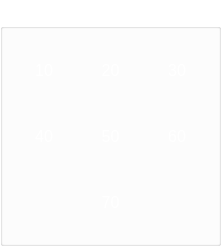
      <widget class="QGroupBox" name="groupBox_3">
       <property name="geometry">
        <rect>
         <x>10</x>
         <y>100</y>
         <width>221</width>
         <height>191</height>
        </rect>
       </property>
       <property name="palette">
        <palette>
         <active>
          <colorrole role="WindowText">
           <brush brushstyle="SolidPattern">
            <color alpha="255">
             <red>255</red>
             <green>255</green>
             <blue>255</blue>
            </color>
           </brush>
          </colorrole>
          <colorrole role="Button">
           <brush brushstyle="SolidPattern">
            <color alpha="0">
             <red>255</red>
             <green>255</green>
             <blue>255</blue>
            </color>
           </brush>
          </colorrole>
          <colorrole role="Base">
           <brush brushstyle="SolidPattern">
            <color alpha="0">
             <red>255</red>
             <green>255</green>
             <blue>255</blue>
            </color>
           </brush>
          </colorrole>
          <colorrole role="Window">
           <brush brushstyle="SolidPattern">
            <color alpha="0">
             <red>255</red>
             <green>255</green>
             <blue>255</blue>
            </color>
           </brush>
          </colorrole>
         </active>
         <inactive>
          <colorrole role="WindowText">
           <brush brushstyle="SolidPattern">
            <color alpha="255">
             <red>255</red>
             <green>255</green>
             <blue>255</blue>
            </color>
           </brush>
          </colorrole>
          <colorrole role="Button">
           <brush brushstyle="SolidPattern">
            <color alpha="0">
             <red>255</red>
             <green>255</green>
             <blue>255</blue>
            </color>
           </brush>
          </colorrole>
          <colorrole role="Base">
           <brush brushstyle="SolidPattern">
            <color alpha="0">
             <red>255</red>
             <green>255</green>
             <blue>255</blue>
            </color>
           </brush>
          </colorrole>
          <colorrole role="Window">
           <brush brushstyle="SolidPattern">
            <color alpha="0">
             <red>255</red>
             <green>255</green>
             <blue>255</blue>
            </color>
           </brush>
          </colorrole>
         </inactive>
         <disabled>
          <colorrole role="WindowText">
           <brush brushstyle="SolidPattern">
            <color alpha="255">
             <red>120</red>
             <green>120</green>
             <blue>120</blue>
            </color>
           </brush>
          </colorrole>
          <colorrole role="Button">
           <brush brushstyle="SolidPattern">
            <color alpha="0">
             <red>255</red>
             <green>255</green>
             <blue>255</blue>
            </color>
           </brush>
          </colorrole>
          <colorrole role="Base">
           <brush brushstyle="SolidPattern">
            <color alpha="0">
             <red>255</red>
             <green>255</green>
             <blue>255</blue>
            </color>
           </brush>
          </colorrole>
          <colorrole role="Window">
           <brush brushstyle="SolidPattern">
            <color alpha="0">
             <red>255</red>
             <green>255</green>
             <blue>255</blue>
            </color>
           </brush>
          </colorrole>
         </disabled>
        </palette>
       </property>
       <property name="font">
        <font>
         <pointsize>14</pointsize>
        </font>
       </property>
       <property name="title">
        <string>Unghiuri zenit</string>
       </property>
       <property name="alignment">
        <set>Qt::AlignCenter</set>
       </property>
       <layout class="QVBoxLayout" name="verticalLayout_5">
        <item>
         <layout class="QGridLayout" name="gridLayout_2">
          <item row="1" column="1">
           <widget class="QPushButton" name="pushButton_5">
            <property name="minimumSize">
             <size>
              <width>0</width>
              <height>60</height>
             </size>
            </property>
            <property name="palette">
             <palette>
              <active>
               <colorrole role="ButtonText">
                <brush brushstyle="SolidPattern">
                 <color alpha="255">
                  <red>255</red>
                  <green>255</green>
                  <blue>255</blue>
                 </color>
                </brush>
               </colorrole>
              </active>
              <inactive>
               <colorrole role="ButtonText">
                <brush brushstyle="SolidPattern">
                 <color alpha="255">
                  <red>255</red>
                  <green>255</green>
                  <blue>255</blue>
                 </color>
                </brush>
               </colorrole>
              </inactive>
              <disabled>
               <colorrole role="ButtonText">
                <brush brushstyle="SolidPattern">
                 <color alpha="255">
                  <red>120</red>
                  <green>120</green>
                  <blue>120</blue>
                 </color>
                </brush>
               </colorrole>
              </disabled>
             </palette>
            </property>
            <property name="font">
             <font>
              <pointsize>12</pointsize>
             </font>
            </property>
            <property name="styleSheet">
             <string notr="true">#pushButton_5{
background-color: url transparent;
border-image: url(:un3.png);
background: none;
border:  none;
background-repeat: none;
}
#pushButton_5:hover
{
border-image: url(:un1.png);
}
#pushButton_5:pressed
{
border-image: url(:un2.png);
}</string>
            </property>
            <property name="text">
             <string>50</string>
            </property>
           </widget>
          </item>
          <item row="1" column="3">
           <widget class="QPushButton" name="pushButton_6">
            <property name="minimumSize">
             <size>
              <width>0</width>
              <height>60</height>
             </size>
            </property>
            <property name="palette">
             <palette>
              <active>
               <colorrole role="ButtonText">
                <brush brushstyle="SolidPattern">
                 <color alpha="255">
                  <red>255</red>
                  <green>255</green>
                  <blue>255</blue>
                 </color>
                </brush>
               </colorrole>
              </active>
              <inactive>
               <colorrole role="ButtonText">
                <brush brushstyle="SolidPattern">
                 <color alpha="255">
                  <red>255</red>
                  <green>255</green>
                  <blue>255</blue>
                 </color>
                </brush>
               </colorrole>
              </inactive>
              <disabled>
               <colorrole role="ButtonText">
                <brush brushstyle="SolidPattern">
                 <color alpha="255">
                  <red>120</red>
                  <green>120</green>
                  <blue>120</blue>
                 </color>
                </brush>
               </colorrole>
              </disabled>
             </palette>
            </property>
            <property name="font">
             <font>
              <pointsize>12</pointsize>
             </font>
            </property>
            <property name="styleSheet">
             <string notr="true">#pushButton_6{
background-color: url transparent;
border-image: url(:un3.png);
background: none;
border:  none;
background-repeat: none;
}
#pushButton_6:hover
{
border-image: url(:un1.png);
}
#pushButton_6:pressed
{
border-image: url(:un2.png);
}</string>
            </property>
            <property name="text">
             <string>60</string>
            </property>
           </widget>
          </item>
          <item row="0" column="3">
           <widget class="QPushButton" name="pushButton_3">
            <property name="minimumSize">
             <size>
              <width>0</width>
              <height>60</height>
             </size>
            </property>
            <property name="palette">
             <palette>
              <active>
               <colorrole role="ButtonText">
                <brush brushstyle="SolidPattern">
                 <color alpha="255">
                  <red>255</red>
                  <green>255</green>
                  <blue>255</blue>
                 </color>
                </brush>
               </colorrole>
              </active>
              <inactive>
               <colorrole role="ButtonText">
                <brush brushstyle="SolidPattern">
                 <color alpha="255">
                  <red>255</red>
                  <green>255</green>
                  <blue>255</blue>
                 </color>
                </brush>
               </colorrole>
              </inactive>
              <disabled>
               <colorrole role="ButtonText">
                <brush brushstyle="SolidPattern">
                 <color alpha="255">
                  <red>120</red>
                  <green>120</green>
                  <blue>120</blue>
                 </color>
                </brush>
               </colorrole>
              </disabled>
             </palette>
            </property>
            <property name="font">
             <font>
              <pointsize>12</pointsize>
             </font>
            </property>
            <property name="styleSheet">
             <string notr="true">#pushButton_3{
background-color: url transparent;
border-image: url(:un3.png);
background: none;
border:  none;
background-repeat: none;
}
#pushButton_3:hover
{
border-image: url(:un1.png);
}
#pushButton_3:pressed
{
border-image: url(:un2.png);
}</string>
            </property>
            <property name="text">
             <string>30</string>
            </property>
           </widget>
          </item>
          <item row="0" column="0">
           <widget class="QPushButton" name="pushButton">
            <property name="minimumSize">
             <size>
              <width>0</width>
              <height>60</height>
             </size>
            </property>
            <property name="palette">
             <palette>
              <active>
               <colorrole role="ButtonText">
                <brush brushstyle="SolidPattern">
                 <color alpha="255">
                  <red>255</red>
                  <green>255</green>
                  <blue>255</blue>
                 </color>
                </brush>
               </colorrole>
              </active>
              <inactive>
               <colorrole role="ButtonText">
                <brush brushstyle="SolidPattern">
                 <color alpha="255">
                  <red>255</red>
                  <green>255</green>
                  <blue>255</blue>
                 </color>
                </brush>
               </colorrole>
              </inactive>
              <disabled>
               <colorrole role="ButtonText">
                <brush brushstyle="SolidPattern">
                 <color alpha="255">
                  <red>120</red>
                  <green>120</green>
                  <blue>120</blue>
                 </color>
                </brush>
               </colorrole>
              </disabled>
             </palette>
            </property>
            <property name="font">
             <font>
              <pointsize>12</pointsize>
             </font>
            </property>
            <property name="styleSheet">
             <string notr="true">#pushButton {
background-color: url transparent;
border-image: url(:un3.png);
background: none;
border:  none;
background-repeat: none;
}
#pushButton:hover
{
border-image: url(:un1.png);
}
#pushButton:pressed
{
border-image: url(:un2.png);
}</string>
            </property>
            <property name="text">
             <string>10</string>
            </property>
           </widget>
          </item>
          <item row="1" column="0">
           <widget class="QPushButton" name="pushButton_4">
            <property name="minimumSize">
             <size>
              <width>0</width>
              <height>60</height>
             </size>
            </property>
            <property name="palette">
             <palette>
              <active>
               <colorrole role="ButtonText">
                <brush brushstyle="SolidPattern">
                 <color alpha="255">
                  <red>255</red>
                  <green>255</green>
                  <blue>255</blue>
                 </color>
                </brush>
               </colorrole>
              </active>
              <inactive>
               <colorrole role="ButtonText">
                <brush brushstyle="SolidPattern">
                 <color alpha="255">
                  <red>255</red>
                  <green>255</green>
                  <blue>255</blue>
                 </color>
                </brush>
               </colorrole>
              </inactive>
              <disabled>
               <colorrole role="ButtonText">
                <brush brushstyle="SolidPattern">
                 <color alpha="255">
                  <red>120</red>
                  <green>120</green>
                  <blue>120</blue>
                 </color>
                </brush>
               </colorrole>
              </disabled>
             </palette>
            </property>
            <property name="font">
             <font>
              <pointsize>12</pointsize>
             </font>
            </property>
            <property name="styleSheet">
             <string notr="true">#pushButton_4{
background-color: url transparent;
border-image: url(:un3.png);
background: none;
border:  none;
background-repeat: none;
}
#pushButton_4:hover
{
border-image: url(:un1.png);
}
#pushButton_4:pressed
{
border-image: url(:un2.png);
}</string>
            </property>
            <property name="text">
             <string>40</string>
            </property>
           </widget>
          </item>
          <item row="0" column="1">
           <widget class="QPushButton" name="pushButton_2">
            <property name="minimumSize">
             <size>
              <width>0</width>
              <height>60</height>
             </size>
            </property>
            <property name="palette">
             <palette>
              <active>
               <colorrole role="ButtonText">
                <brush brushstyle="SolidPattern">
                 <color alpha="255">
                  <red>255</red>
                  <green>255</green>
                  <blue>255</blue>
                 </color>
                </brush>
               </colorrole>
              </active>
              <inactive>
               <colorrole role="ButtonText">
                <brush brushstyle="SolidPattern">
                 <color alpha="255">
                  <red>255</red>
                  <green>255</green>
                  <blue>255</blue>
                 </color>
                </brush>
               </colorrole>
              </inactive>
              <disabled>
               <colorrole role="ButtonText">
                <brush brushstyle="SolidPattern">
                 <color alpha="255">
                  <red>120</red>
                  <green>120</green>
                  <blue>120</blue>
                 </color>
                </brush>
               </colorrole>
              </disabled>
             </palette>
            </property>
            <property name="font">
             <font>
              <pointsize>12</pointsize>
             </font>
            </property>
            <property name="styleSheet">
             <string notr="true">#pushButton_2{
background-color: url transparent;
border-image: url(:un3.png);
background: none;
border:  none;
background-repeat: none;
}
#pushButton_2:hover
{
border-image: url(:un1.png);
}
#pushButton_2:pressed
{
border-image: url(:un2.png);
}</string>
            </property>
            <property name="text">
             <string>20</string>
            </property>
           </widget>
          </item>
          <item row="2" column="1">
           <widget class="QPushButton" name="pushButton_7">
            <property name="minimumSize">
             <size>
              <width>0</width>
              <height>60</height>
             </size>
            </property>
            <property name="palette">
             <palette>
              <active>
               <colorrole role="ButtonText">
                <brush brushstyle="SolidPattern">
                 <color alpha="255">
                  <red>255</red>
                  <green>255</green>
                  <blue>255</blue>
                 </color>
                </brush>
               </colorrole>
              </active>
              <inactive>
               <colorrole role="ButtonText">
                <brush brushstyle="SolidPattern">
                 <color alpha="255">
                  <red>255</red>
                  <green>255</green>
                  <blue>255</blue>
                 </color>
                </brush>
               </colorrole>
              </inactive>
              <disabled>
               <colorrole role="ButtonText">
                <brush brushstyle="SolidPattern">
                 <color alpha="255">
                  <red>120</red>
                  <green>120</green>
                  <blue>120</blue>
                 </color>
                </brush>
               </colorrole>
              </disabled>
             </palette>
            </property>
            <property name="font">
             <font>
              <pointsize>12</pointsize>
             </font>
            </property>
            <property name="styleSheet">
             <string notr="true">#pushButton_7{
background-color: url transparent;
border-image: url(:un3.png);
background: none;
border:  none;
background-repeat: none;
}
#pushButton_7:hover
{
border-image: url(:un1.png);
}
#pushButton_7:pressed
{
border-image: url(:un2.png);
}</string>
            </property>
            <property name="text">
             <string>70</string>
            </property>
           </widget>
          </item>
         </layout>
        </item>
       </layout>
      </widget>
